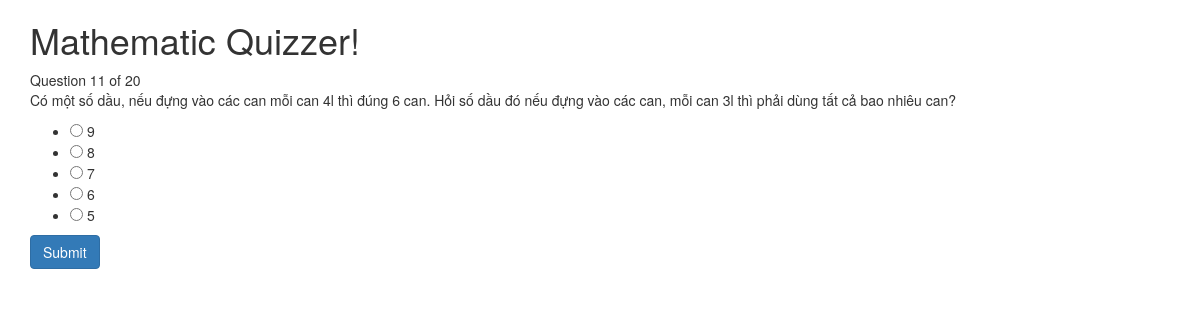
/view/question2.php?n=11, run on the app's committed database.
### tables this page shows
CREATE TABLE `questions` (
  `question_number` int(11) NOT NULL,
  `question` text NOT NULL
);

CREATE TABLE `choices` (
  `id` int(11) NOT NULL,
  `question_number` int(11) NOT NULL,
  `is_correct` tinyint(4) NOT NULL DEFAULT '0',
  `choice` text NOT NULL
);

### view/question2.php (the view, shortened to what this page needs)
<?php include "../model/database.php"; ?>
<?php
$number = (int)$_GET['n'];
$query = "select * from questions";
$results = $mysqli->query($query) or die($mysqli->error . __LINE__);
$total = $results->num_rows;
$query = "select * from `questions` where question_number = $number";
$result = $mysqli->query($query) or die($mysqli->error . __LINE__);
$question = $result->fetch_assoc();
$query = "select * from `choices` where question_number = $number";
$choices = $mysqli->query($query) or die($mysqli->error . __LINE__);
?>
<!DOCTYPE html>
<html>
<head>
    <link rel="stylesheet" href="https://maxcdn.bootstrapcdn.com/bootstrap/3.4.0/css/bootstrap.min.css">
</head>
<body>
    <div id="container">
        <header>
            <div class="container">
                <h1>Mathematic Quizzer!</h1>
            </div>
        </header>
        <main>
            <div class="container">
                <div class="current">Question <?php echo $number; ?> of <?php echo $total; ?></div>
                <p class="question">
                    <?php echo $question['question'] ?>
                </p>
                <form method="post" action="../controller/process2.php">
                    <ul class="choices">
                        <?php while ($row = $choices->fetch_assoc()) : ?>
                            <li><input name="choice2" type="radio" value="<?php echo $row['id']; ?>" />
                                <?php echo $row['choice']; ?>
                            </li>
                        <?php endwhile; ?>
                    </ul>
                    <input type="submit" class="btn btn-primary" value="Submit" />
                </form>
            </div>
    </div>
</body>
</html>

### data on the page
questions: question "Có một số dầu, nếu đựng vào các can mỗi can 4l thì đúng 6 can. Hỏi số dầu đó nếu đựng vào các can, mỗi can 3l thì phải dùng tất cả bao nhiêu can?"
choices: choice "9"
choices: choice "8"
choices: choice "7"
choices: choice "6"
choices: choice "5"

### other printed values
$number "11"
$total "20"
